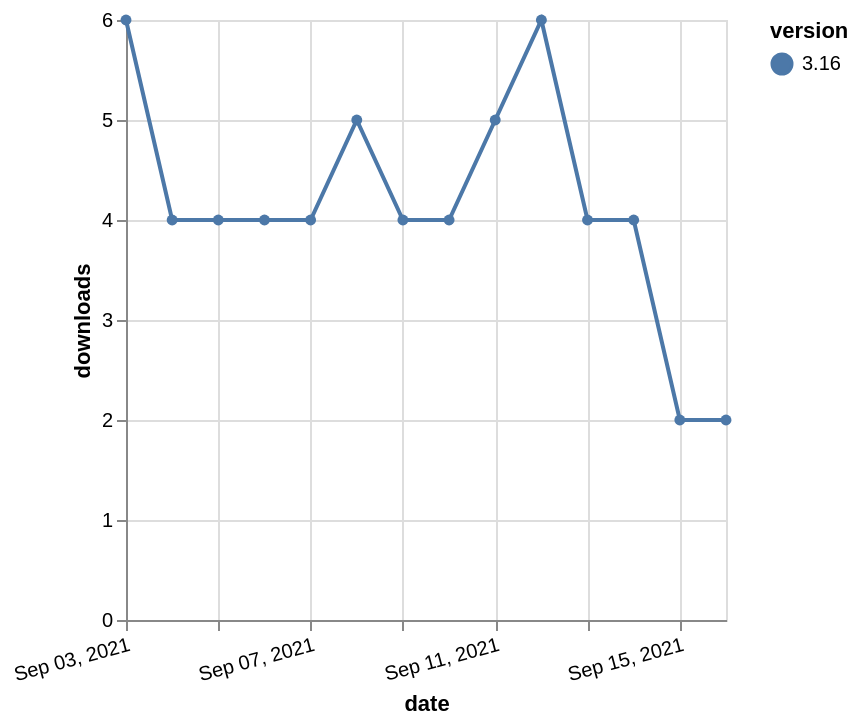

Describe this chart as a Vega-Lite specification.
### Vega-Lite specification from a JSON file in a GitHub repository (floating-point values rounded to 4 significant figures)
{"$schema": "https://vega.github.io/schema/vega-lite/v5.json", "description": "A simple bar chart with embedded data.", "data": {"values": [{"date": "2021-09-03", "total": 6031, "delta": 6, "version": "3.16"}, {"date": "2021-09-04", "total": 6035, "delta": 4, "version": "3.16"}, {"date": "2021-09-05", "total": 6039, "delta": 4, "version": "3.16"}, {"date": "2021-09-06", "total": 6043, "delta": 4, "version": "3.16"}, {"date": "2021-09-07", "total": 6047, "delta": 4, "version": "3.16"}, {"date": "2021-09-08", "total": 6052, "delta": 5, "version": "3.16"}, {"date": "2021-09-09", "total": 6056, "delta": 4, "version": "3.16"}, {"date": "2021-09-10", "total": 6060, "delta": 4, "version": "3.16"}, {"date": "2021-09-11", "total": 6065, "delta": 5, "version": "3.16"}, {"date": "2021-09-12", "total": 6071, "delta": 6, "version": "3.16"}, {"date": "2021-09-13", "total": 6075, "delta": 4, "version": "3.16"}, {"date": "2021-09-14", "total": 6079, "delta": 4, "version": "3.16"}, {"date": "2021-09-15", "total": 6081, "delta": 2, "version": "3.16"}, {"date": "2021-09-16", "total": 6083, "delta": 2, "version": "3.16"}]}, "width": "container", "mark": {"type": "line", "point": {"filled": true}}, "encoding": {"x": {"field": "date", "type": "temporal", "timeUnit": "yearmonthdate", "title": "date", "axis": {"labelAngle": -15}}, "y": {"field": "delta", "type": "quantitative", "title": "downloads"}, "color": {"field": "version", "type": "nominal"}, "tooltip": {"field": "delta"}}}
